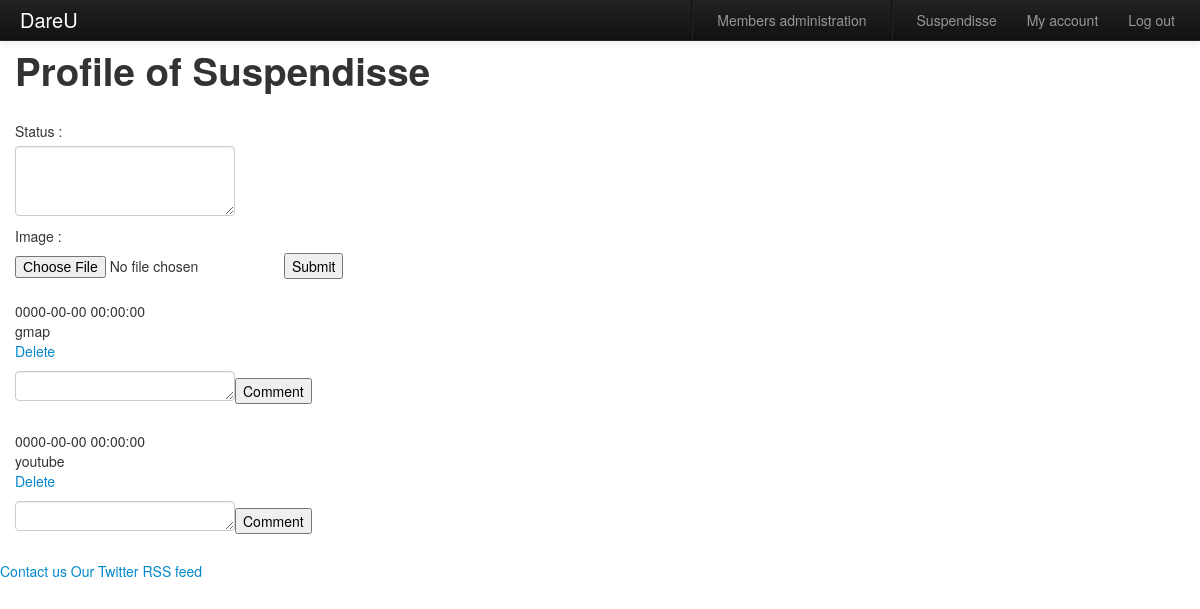
The page /profile/view?id=2 (signed in) on the database its author committed.
### tables this page shows
CREATE TABLE IF NOT EXISTS `Member` (
  `idMember` int(11) NOT NULL AUTO_INCREMENT,
  `username` varchar(30) NOT NULL,
  `email` varchar(128) NOT NULL,
  `password` varchar(30) NOT NULL,
  `sex` tinyint(1) NOT NULL,
  `isAdmin` tinyint(1) NOT NULL,
  `description` text NOT NULL,
  `image` varchar(256) NOT NULL,
  `website` varchar(256) NOT NULL,
  PRIMARY KEY (`idMember`)
);

CREATE TABLE IF NOT EXISTS `Updates` (
  `idUpdate` int(11) NOT NULL AUTO_INCREMENT,
  `content` text NOT NULL,
  `date` datetime NOT NULL,
  `service` varchar(128) NOT NULL,
  `idMember` int(11) NOT NULL,
  PRIMARY KEY (`idUpdate`)
);

### lightmvc/View.php (called while the page is built, shortened)
<?php
class View
{
    public function render($file, $assigns = array())
    {
        extract($assigns);
        require($file);
        $str = ob_get_contents();
        return $str;
    }
}

### lightmvc/ActionController.php (called while the page is built, shortened)
<?php
require_once dirname(__FILE__) . '/View.php';
class ActionController
{
    protected $_response;
    protected $_redirected;
    protected $_includeTemplate = true;
    protected $_moduleName;
    protected static $_defaultRoute = array(
        'module' => 'index',
        'action' => 'index'
    );
    public static function process(Request $request, HttpResponse $response)
    {
        $route = $request->route($_SERVER['REQUEST_URI']);
        $route = array_merge(self::$_defaultRoute, $route);
        $controller = new $class($request, $response);
        $controller->_moduleName = $route['module'];
        return $controller->launch($route['action']);
    }
    public function __construct(Request $request, HttpResponse $response)
    {
        $this->_response = $response;
        $this->_redirected = false;
    }
    private function _render($file)
    {
        $view = new View();
        $body = NULL;
        if($this->_includeTemplate)
        $body = $view->render(FrontController::$dirname
                              . '/views/header.phtml');
        $body .= $view->render(FrontController::$dirname
                               . '/views/' . $file . '.phtml',
                               $this->_response->getVars());
        if($this->_includeTemplate)
        $body .= $view->render(FrontController::$dirname
                               . '/views/footer.phtml');
        $this->_response->setBody($body);
    }
    public function __set($name,$param)
    {
        $this->_response->setVar($name, $param);
    }
    public function launch($action)
    {
        $actionMethodName = $action . 'Action';
        $this->$actionMethodName();
        if (!$this->_redirected) {
            $this->_render($this->_moduleName . '/' . $action);
        }
        return $this->_response;
    }
}

### lightmvc/FrontController.php (called while the page is built, shortened)
<?php
require_once dirname(__FILE__) . '/ActionController.php';
abstract class FrontController
{
    public static $isDebug = true;
    public static function dispatch()
    {
        try {
            $request  = new Request();
            $response = new HttpResponse();
            ActionController::process($request, $response)->printOut();
        } catch (Exception $e) {
            if (!self::$isDebug) {
                ActionController::processException($request, $response, $e)
                                        ->printOut();
            } else {
                echo $e->getMessage() . '<br/>' . $e->getTraceAsString();
            }
        }
    }
}

### index.php (called while the page is built, shortened)
<?php
require_once dirname(__FILE__) . '/lightmvc/FrontController.php';
$front = FrontController::dispatch();

### model/Members.php (called while the page is built, shortened)
<?php
require_once('Member.php');
class Members
{
	public static function getLastId()
	{
       	$pdo_options[PDO::ATTR_ERRMODE] = PDO::ERRMODE_EXCEPTION;
	   	try {
			$bdd = new PDO(DSN, DB_USERNAME, DB_PASSWORD, $pdo_options);
		}
		catch (PDOException $e) {
			echo 'Connexion failed : ' . $e->getMessage();
			exit();
		}
		$answer = $bdd->prepare('SELECT idMember FROM Member ORDER BY idMember DESC LIMIT 1');
		$answer->execute();
		$data = $answer->fetch();
		return $data['idMember'];
	}
}

### model/Profile.php (called while the page is built, shortened)
<?php
require_once('Member.php');
require_once('Update.php');
class Profile
{
    private $member;
    private $updates;
    public function __construct($idMember)
    {
		$pdo_options[PDO::ATTR_ERRMODE] = PDO::ERRMODE_EXCEPTION;
		try {
			$bdd = new PDO(DSN, DB_USERNAME, DB_PASSWORD, $pdo_options);
		}
		catch(PDOException $e) {
			echo 'Connexion Failed : ' . $e->getMessage();
			exit();
		}
		$answer = $bdd->prepare('SELECT username FROM Member WHERE idMember = :id');
		$answer->bindParam('id', $idMember, PDO::PARAM_INT);
		$answer->execute();
		if($data = $answer->fetch())
		{
			$this->member = new Member($data['username']);
		}
		$answer = $bdd->prepare('SELECT idUpdate FROM Updates WHERE idMember = :id ORDER BY date DESC');
		$answer->bindParam('id', $idMember, PDO::PARAM_INT);
		$answer->execute();
		while($data = $answer->fetch())
		{
			$this->updates[] = new Update($data['idUpdate']);
		}
    }
	public function getMember() {
		return $this->member;
	}
	public function getUpdates() {
		return $this->updates;
	}
}

### model/Member.php (called while the page is built, shortened)
<?php
class Member
{
	private $idMember 	= 0;
	private $username;
    public function __construct($username = NULL)
	{
		if($username != NULL)
		{
			$pdo_options[PDO::ATTR_ERRMODE] = PDO::ERRMODE_EXCEPTION;
			try {
				$bdd = new PDO(DSN, DB_USERNAME, DB_PASSWORD, $pdo_options);
			}
			catch(PDOException $e) {
				echo 'Connexion Failed : ' . $e->getMessage();
				exit();
			}
			$answer = $bdd->prepare('SELECT * FROM Member WHERE username = :username');
			$answer->execute(array('username' => $username));
			if($data = $answer->fetch()) {
				$this->idMember 	=	$data['idMember'];
				$this->username		=	$data['username'];
			}
		}
    }
	public function getId() {
		return $this->idMember;
	}
	public function getUserName() {
		return $this->username;
	}
}

### controllers/ProfileController.php (called while the page is built, shortened)
<?php
require_once dirname(__FILE__) . '/../lightmvc/ActionController.php';
require_once dirname(__FILE__) . '/../model/Member.php';
require_once dirname(__FILE__) . '/../model/Members.php';
require_once dirname(__FILE__) . '/../model/Profile.php';
class ProfileController extends ActionController
{
    public function viewAction()
    {
		if(isset($_GET['id']) && $_GET['id'] != null) {
			$this->profile = new Profile($_GET['id']);
		}
    }
}

### model/Update.php (called while the page is built, shortened)
<?php
class Update
{
	private $idUpdate 	= 0;
	private $date;
	private $service;
	private $idMember;
	public function __construct($idUpdate = -1)
	{
		$pdo_options[PDO::ATTR_ERRMODE] = PDO::ERRMODE_EXCEPTION;
		try {
			$bdd = new PDO(DSN, DB_USERNAME, DB_PASSWORD, $pdo_options);
		}
		catch(PDOException $e) {
			echo 'Connexion Failed : ' . $e->getMessage();
			exit();
		}
		$answer = $bdd->prepare('SELECT * FROM Updates WHERE idUpdate = :id');
		$answer->bindParam(':id', $idUpdate, PDO::PARAM_INT);
		$answer->execute();
		if($data = $answer->fetch()) {
			$this->idUpdate	= $data['idUpdate'];
			$this->date		= $data['date'];
			$this->service	= $data['service'];
			$this->idMember	= $data['idMember'];
		}
	}
	public function getIdUpdate() {
		return $this->idUpdate;
	}
	public function getDate() {
		return $this->date;
	}
	public function getService() {
		return $this->service;
	}
	public function getIdMember() {
		return $this->idMember;
	}
}

### views/profile/view.phtml (the view, shortened to what this page needs)
<section>
<?php
	if(isset($_GET['id']) && $_GET['id'] != null && $_GET['id'] > 0 && $_GET['id'] < Members::getLastId())
	{
	?>
<h1>Profile of <?php echo $profile->getMember()->getUserName(); ?></h1>
<?php
	if(isset($_SESSION['connected']) && $_SESSION['connected'] == true) {
		if($_SESSION['idMember'] == $profile->getMember()->getId()) {
			?>
			<form method='post' action='/profile/add' enctype='multipart/form-data'>
				<label for='content'>Status : </label>
				<textarea name='content' id='content' rows='3' cols='30'></textarea><br/>
				<label for='image'>Image : </label>
				<input type='file' name='image' id='image' />
				<input type='submit' value='Submit' />
			</form>
			<?php
		}
	}
	if($profile != null && $profile->getUpdates() != null) {
		foreach($profile->getUpdates() as $update) {
			echo '<p>';
			echo $update->getDate() . '<br />';
			echo $update->getService() . '<br />';
			if($update->getIdMember() == $_SESSION['idMember']) {
				echo '<a href="/profile/delete?idUpdate='.$update->getIdUpdate().'">Delete</a>';
			}
			echo '<form method="post" action="/profile/comment?idMember=' . $update->getIdMember() . '&idUpdate=' . $update->getIdUpdate() . '">' .
				 '<textarea name="comment" id="comment" rows="1" cols="30"></textarea>' .
				 '<input type="submit" value="Comment" />' .
				 '</form>';
			echo '</p>';
		}
	}
?>
<?php
	}
	else
	{
	?>
<p> No member found </p>
<?php
	}
	?>
</section>

### rows shown on the page
member: username "Suspendisse"
updates: date "0000-00-00 00:00:00", service "gmap"
updates: date "0000-00-00 00:00:00", service "youtube"

### other values the page prints
$_SESSION['username'] "Suspendisse"
